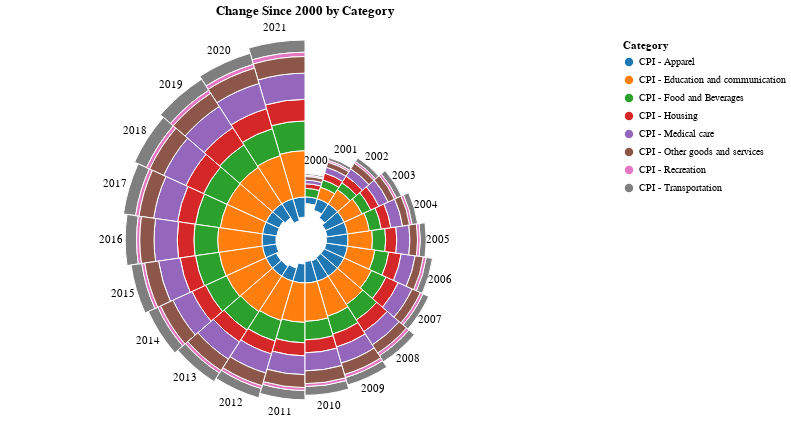

Notebook source saved alongside this figure:
### Code cell
c1 = base = alt.Chart(df[['year','change','Category']][(df['date'] >= start_date) & (df['date'] <= end_date)], title='Change Since ' + str(start_year) +' by Category').encode(
    theta=alt.Theta("year:N", stack=True),
    radius=alt.Radius("sum(change)", scale=alt.Scale(type="sqrt", zero=True, rangeMin=20), stack=True),
    color = alt.Color('Category', scale=alt.Scale(scheme = c_scheme)),
    tooltip = 'Category'
).properties(height=400, width=600).mark_arc(innerRadius=20, stroke="#fff")

c2 = base = alt.Chart(df[['year','change','Category']][(df['date'] >= start_date) & (df['date'] <= end_date)], title='Change Since ' + str(start_year) +' by Category').encode(
    theta=alt.Theta("year:N"),
    radius=alt.Radius("sum(change)", scale=alt.Scale(type="sqrt", zero=True, rangeMin=20))
).properties(height=400, width=600).mark_text(radiusOffset=15).encode(text="year:Q")

(c1 + c2)

### Figure 1 — Vega-Lite specification as saved in the notebook (floating-point values rounded to 4 significant figures; data arrays with more than 128 entries replaced by an {"elided": "..."} marker saying what was removed)
{"config": {"view": {"continuousWidth": 400, "continuousHeight": 300}}, "layer": [{"data": {"name": "data-173e00ff403c3e4fba6e5b74a698896a"}, "mark": {"type": "arc", "innerRadius": 20, "stroke": "#fff"}, "encoding": {"color": {"field": "Category", "scale": {"scheme": "category10"}, "type": "nominal"}, "radius": {"aggregate": "sum", "field": "change", "scale": {"rangeMin": 20, "type": "sqrt", "zero": true}, "stack": true, "type": "quantitative"}, "theta": {"field": "year", "stack": true, "type": "nominal"}, "tooltip": {"field": "Category", "type": "nominal"}}, "height": 400, "title": "Change Since 2000 by Category", "width": 600}, {"data": {"name": "data-173e00ff403c3e4fba6e5b74a698896a"}, "mark": {"type": "text", "radiusOffset": 15}, "encoding": {"radius": {"aggregate": "sum", "field": "change", "scale": {"rangeMin": 20, "type": "sqrt", "zero": true}, "type": "quantitative"}, "text": {"field": "year", "type": "quantitative"}, "theta": {"field": "year", "type": "nominal"}}, "height": 400, "title": "Change Since 2000 by Category", "width": 600}], "$schema": "https://vega.github.io/schema/vega-lite/v4.17.0.json", "datasets": {"data-173e00ff403c3e4fba6e5b74a698896a": {"elided": "2112 records"}}}
